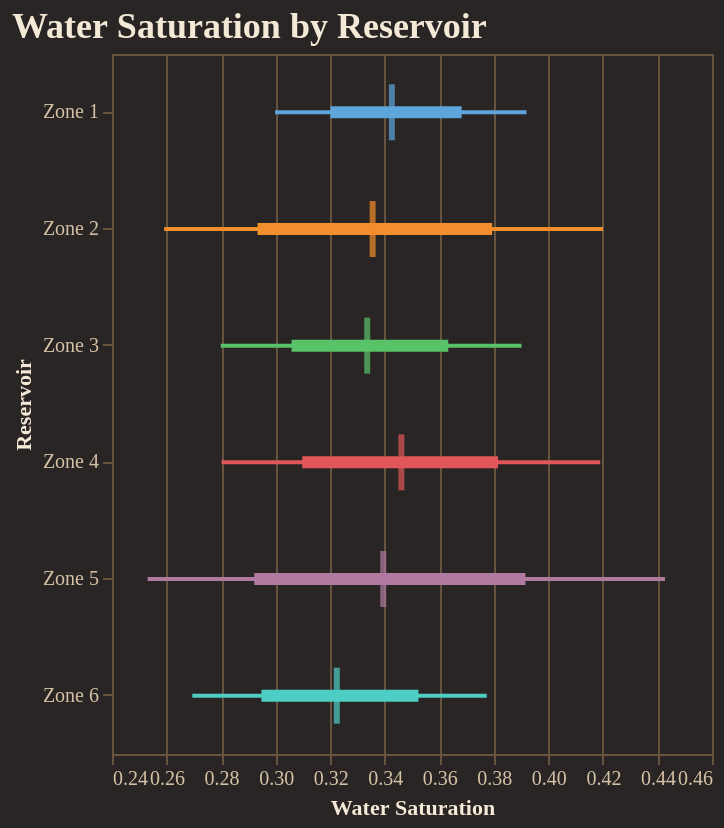

Notebook source saved alongside this figure:
### Code cell
fig = reporter.plotter.forest_plot(
    "Water Saturation", 
    backend=PLOTTING_BACKEND
)
fig.show()

### Figure 1 — Vega-Lite specification as saved in the notebook (floating-point values rounded to 4 significant figures)
{"config": {"background": "#292524", "view": {"fill": "#292524", "stroke": "#665340"}, "title": {"color": "#f4e9d7", "font": "Merriweather", "fontSize": 18, "fontWeight": 600, "subtitleColor": "#d5c2a6", "anchor": "start"}, "axis": {"domainColor": "#665340", "gridColor": "#665340", "tickColor": "#665340", "labelColor": "#d5c2a6", "titleColor": "#f4e9d7", "labelFont": "Merriweather", "titleFont": "Merriweather"}, "legend": {"titleColor": "#f4e9d7", "labelColor": "#d5c2a6", "labelFont": "Merriweather", "titleFont": "Merriweather", "orient": "top-right", "symbolType": "circle"}, "header": {"labelColor": "#d5c2a6", "titleColor": "#f4e9d7", "labelFont": "Merriweather", "titleFont": "Merriweather"}, "mark": {"color": "#c78d3b"}, "line": {"color": "#c78d3b"}, "bar": {"color": "#c78d3b"}, "point": {"color": "#ddb06d"}, "area": {"color": "#c78d3b", "opacity": 0.35}, "text": {"color": "#f4e9d7", "font": "Merriweather"}, "range": {"category": ["#5DA5DA", "#F28E2B", "#59C36A", "#E15759", "#B07AA1", "#4ECDC4", "#FF9DA7", "#EDC948"]}}, "layer": [{"mark": {"type": "rule", "strokeWidth": 2}, "encoding": {"color": {"field": "group", "legend": null, "type": "nominal"}, "x": {"field": "p10", "scale": {"zero": false}, "title": "Water Saturation", "type": "quantitative"}, "x2": {"field": "p90"}, "y": {"field": "group", "sort": ["Zone 1", "Zone 2", "Zone 3", "Zone 4", "Zone 5", "Zone 6"], "title": "Reservoir", "type": "nominal"}}}, {"mark": {"type": "rule", "strokeWidth": 6}, "encoding": {"color": {"field": "group", "legend": null, "type": "nominal"}, "x": {"field": "p25", "scale": {"zero": false}, "title": "Water Saturation", "type": "quantitative"}, "x2": {"field": "p75"}, "y": {"field": "group", "sort": ["Zone 1", "Zone 2", "Zone 3", "Zone 4", "Zone 5", "Zone 6"], "title": "Reservoir", "type": "nominal"}}}, {"mark": {"type": "tick", "color": "black", "size": 28, "thickness": 3}, "encoding": {"color": {"field": "group", "legend": null, "type": "nominal"}, "tooltip": [{"field": "group", "title": "Group", "type": "nominal"}, {"field": "p10", "title": "P10", "type": "quantitative"}, {"field": "p25", "title": "P25", "type": "quantitative"}, {"field": "median", "title": "Median", "type": "quantitative"}, {"field": "p75", "title": "P75", "type": "quantitative"}, {"field": "p90", "title": "P90", "type": "quantitative"}], "x": {"field": "median", "scale": {"zero": false}, "title": "Water Saturation", "type": "quantitative"}, "y": {"field": "group", "sort": ["Zone 1", "Zone 2", "Zone 3", "Zone 4", "Zone 5", "Zone 6"], "title": "Reservoir", "type": "nominal"}}}], "data": {"name": "data-ba48e1d8573591b486b6cd2d50ca9872"}, "height": 350, "title": "Water Saturation by Reservoir", "width": "container", "$schema": "https://vega.github.io/schema/vega-lite/v5.20.1.json", "datasets": {"data-ba48e1d8573591b486b6cd2d50ca9872": [{"group": "Zone 1", "p10": 0.2998, "p25": 0.3201, "median": 0.3426, "p75": 0.3682, "p90": 0.392}, {"group": "Zone 2", "p10": 0.2591, "p25": 0.2934, "median": 0.3356, "p75": 0.3794, "p90": 0.42}, {"group": "Zone 3", "p10": 0.2799, "p25": 0.3058, "median": 0.3336, "p75": 0.3633, "p90": 0.3901}, {"group": "Zone 4", "p10": 0.2802, "p25": 0.3097, "median": 0.3461, "p75": 0.3815, "p90": 0.419}, {"group": "Zone 5", "p10": 0.2531, "p25": 0.2922, "median": 0.3394, "p75": 0.3916, "p90": 0.4428}, {"group": "Zone 6", "p10": 0.2695, "p25": 0.2948, "median": 0.3224, "p75": 0.3524, "p90": 0.3774}]}}
